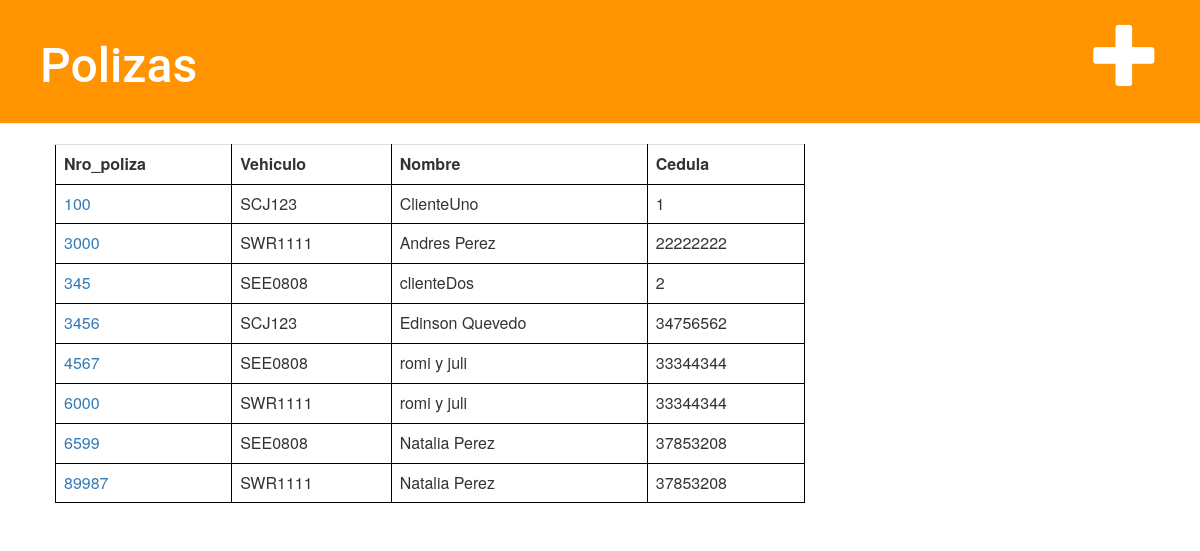
Screenshot of /poliza/ with the database file from the repository.
### denuncia/models.py (models this page shows, shortened)
class Poliza(models.Model):
    nro_poliza = models.CharField(primary_key=True, max_length=8)
    cliente = models.ForeignKey('Cliente',on_delete=models.CASCADE,)
    vehiculo = models.ForeignKey('Vehiculo',on_delete=models.CASCADE,)

class Vehiculo(models.Model):
    matricula = models.CharField(primary_key=True, max_length=7)

class Cliente(models.Model):
    cedula = models.CharField(primary_key=True, max_length=8)
    nombre = models.CharField(max_length=30)
    vehiculo = models.ForeignKey('Vehiculo',on_delete=models.CASCADE,)

### denuncia/views.py (the view)
# urls.py: path('poliza/', views.poliza_list, name='poliza_list'),
def poliza_list(request):
    polizas = Poliza.objects.order_by('nro_poliza')
    return render(request, 'poliza/poliza_list.html', {'polizas': polizas})

### denuncia/templates/poliza/poliza_list.html
{% extends 'poliza/base.html' %}
{% block content %}
	<table class='table'>
		<tr>
			<th>Nro_poliza</th><th>Vehiculo</th><th>Nombre</th><th>Cedula</th>
		</tr>
		{% for poliza in polizas %}
			<tr>
				<td> <a href="{% url 'poliza_detail' pk=poliza.nro_poliza %}">{{ poliza.nro_poliza }}</a></td>
				<td>{{ poliza.vehiculo.matricula }} </td>
				<td>{{ poliza.cliente.nombre }} </td>
				<td>{{ poliza.cliente.cedula }} </td>
			</tr>
		{% endfor %}
	</table>
{% endblock %}

### denuncia/static/css/denuncia.css (style rules this page uses)
.table, th, td { border: 1px solid black; }

### rows the page displays
Poliza: nro_poliza "100", vehiculo.matricula "SCJ123", cliente.nombre "ClienteUno", cliente.cedula "1"
Poliza: nro_poliza "3000", vehiculo.matricula "SWR1111", cliente.nombre "Andres Perez", cliente.cedula "22222222"
Poliza: nro_poliza "345", vehiculo.matricula "SEE0808", cliente.nombre "clienteDos", cliente.cedula "2"
Poliza: nro_poliza "3456", vehiculo.matricula "SCJ123", cliente.nombre "Edinson Quevedo", cliente.cedula "34756562"
Poliza: nro_poliza "4567", vehiculo.matricula "SEE0808", cliente.nombre "romi y juli", cliente.cedula "33344344"
Poliza: nro_poliza "6000", vehiculo.matricula "SWR1111", cliente.nombre "romi y juli", cliente.cedula "33344344"
Poliza: nro_poliza "6599", vehiculo.matricula "SEE0808", cliente.nombre "Natalia Perez", cliente.cedula "37853208"
Poliza: nro_poliza "89987", vehiculo.matricula "SWR1111", cliente.nombre "Natalia Perez", cliente.cedula "37853208"
